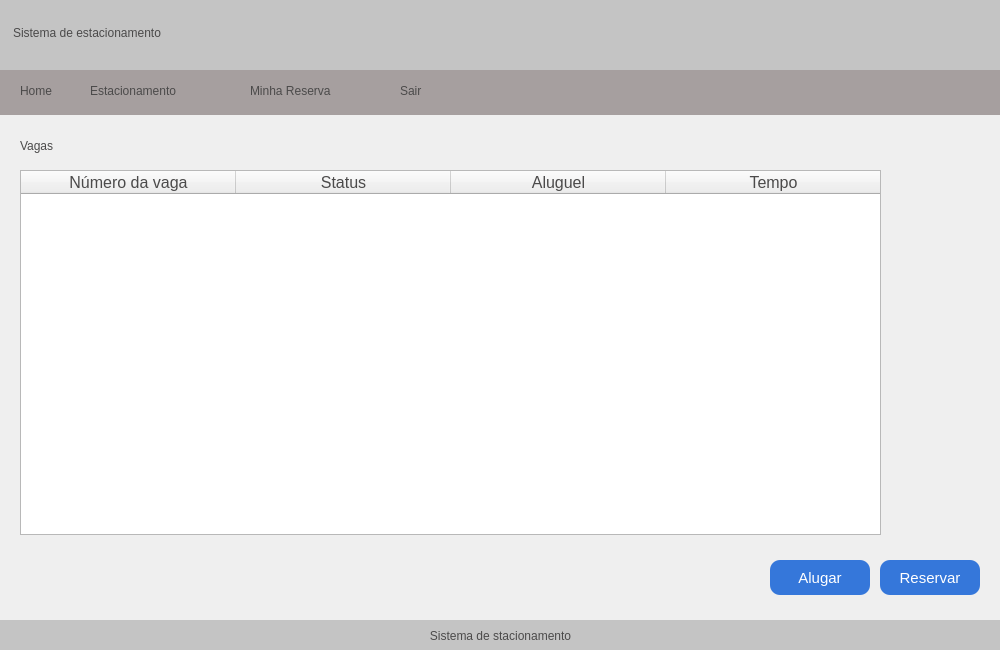
<?xml version="1.0" encoding="UTF-8"?>
<ui version="4.0">
 <class>VagasCliente</class>
 <widget class="QMainWindow" name="VagasCliente">
  <property name="geometry">
   <rect>
    <x>0</x>
    <y>0</y>
    <width>1000</width>
    <height>650</height>
   </rect>
  </property>
  <property name="minimumSize">
   <size>
    <width>1000</width>
    <height>650</height>
   </size>
  </property>
  <property name="maximumSize">
   <size>
    <width>1000</width>
    <height>650</height>
   </size>
  </property>
  <property name="windowTitle">
   <string>Sistema de estacionamento - Vagas</string>
  </property>
  <property name="windowIcon">
   <iconset>
    <normaloff>imagens/seguro-de-automovel.png</normaloff>imagens/seguro-de-automovel.png</iconset>
  </property>
  <widget class="QWidget" name="centralwidget">
   <widget class="QGroupBox" name="groupBox">
    <property name="geometry">
     <rect>
      <x>0</x>
      <y>70</y>
      <width>1001</width>
      <height>45</height>
     </rect>
    </property>
    <property name="styleSheet">
     <string notr="true">background-color: rgb(166, 159, 159);
padding-inline:10px;
border:none;</string>
    </property>
    <property name="title">
     <string/>
    </property>
    <widget class="QPushButton" name="btnHome">
     <property name="geometry">
      <rect>
       <x>20</x>
       <y>0</y>
       <width>81</width>
       <height>41</height>
      </rect>
     </property>
     <property name="cursor">
      <cursorShape>PointingHandCursor</cursorShape>
     </property>
     <property name="styleSheet">
      <string notr="true">color: rgb(75, 74, 74);
font: 14pt &quot;Segoe UI&quot;;
text-align: left;
padding-right:25px;</string>
     </property>
     <property name="text">
      <string>Home</string>
     </property>
    </widget>
    <widget class="QPushButton" name="btnEstacionamento">
     <property name="geometry">
      <rect>
       <x>90</x>
       <y>0</y>
       <width>156</width>
       <height>41</height>
      </rect>
     </property>
     <property name="cursor">
      <cursorShape>PointingHandCursor</cursorShape>
     </property>
     <property name="styleSheet">
      <string notr="true">color: rgb(75, 74, 74);
font: 14pt &quot;Segoe UI&quot;;
text-align: left;</string>
     </property>
     <property name="text">
      <string>Estacionamento</string>
     </property>
    </widget>
    <widget class="QPushButton" name="btnReservas">
     <property name="geometry">
      <rect>
       <x>250</x>
       <y>0</y>
       <width>166</width>
       <height>41</height>
      </rect>
     </property>
     <property name="cursor">
      <cursorShape>PointingHandCursor</cursorShape>
     </property>
     <property name="styleSheet">
      <string notr="true">color: rgb(75, 74, 74);
font: 14pt &quot;Segoe UI&quot;;
text-align: left;</string>
     </property>
     <property name="text">
      <string>Minha Reserva </string>
     </property>
    </widget>
    <widget class="QPushButton" name="btnSair">
     <property name="geometry">
      <rect>
       <x>400</x>
       <y>0</y>
       <width>75</width>
       <height>41</height>
      </rect>
     </property>
     <property name="cursor">
      <cursorShape>PointingHandCursor</cursorShape>
     </property>
     <property name="styleSheet">
      <string notr="true">color: rgb(75, 74, 74);
font: 14pt &quot;Segoe UI&quot;;
text-align: left;</string>
     </property>
     <property name="text">
      <string>Sair</string>
     </property>
    </widget>
   </widget>
   <widget class="QLabel" name="label">
    <property name="geometry">
     <rect>
      <x>0</x>
      <y>-5</y>
      <width>1001</width>
      <height>75</height>
     </rect>
    </property>
    <property name="styleSheet">
     <string notr="true">background-color: rgb(196, 196, 196);
color: rgb(75, 74, 74);
font: 24pt &quot;Segoe UI&quot;;
padding: 10px;
border:none;</string>
    </property>
    <property name="text">
     <string>Sistema de estacionamento</string>
    </property>
   </widget>
   <widget class="QLabel" name="label_2">
    <property name="geometry">
     <rect>
      <x>0</x>
      <y>620</y>
      <width>1001</width>
      <height>31</height>
     </rect>
    </property>
    <property name="styleSheet">
     <string notr="true">background-color: rgb(196, 196, 196);
color: rgb(75, 74, 74);
</string>
    </property>
    <property name="text">
     <string>Sistema de stacionamento</string>
    </property>
    <property name="alignment">
     <set>Qt::AlignCenter</set>
    </property>
   </widget>
   <widget class="QLabel" name="label_3">
    <property name="geometry">
     <rect>
      <x>20</x>
      <y>130</y>
      <width>151</width>
      <height>31</height>
     </rect>
    </property>
    <property name="styleSheet">
     <string notr="true">color: rgb(75, 74, 74);
font: 14pt &quot;Segoe UI&quot;;</string>
    </property>
    <property name="text">
     <string>Vagas</string>
    </property>
   </widget>
   <widget class="QTableWidget" name="tableVagas">
    <property name="geometry">
     <rect>
      <x>20</x>
      <y>170</y>
      <width>861</width>
      <height>365</height>
     </rect>
    </property>
    <property name="contextMenuPolicy">
     <enum>Qt::DefaultContextMenu</enum>
    </property>
    <property name="autoFillBackground">
     <bool>true</bool>
    </property>
    <property name="styleSheet">
     <string notr="true">color: rgb(75, 74, 74);</string>
    </property>
    <property name="inputMethodHints">
     <set>Qt::ImhNone</set>
    </property>
    <property name="horizontalScrollBarPolicy">
     <enum>Qt::ScrollBarAlwaysOff</enum>
    </property>
    <property name="sizeAdjustPolicy">
     <enum>QAbstractScrollArea::AdjustToContents</enum>
    </property>
    <property name="alternatingRowColors">
     <bool>true</bool>
    </property>
    <property name="showGrid">
     <bool>false</bool>
    </property>
    <property name="gridStyle">
     <enum>Qt::NoPen</enum>
    </property>
    <property name="wordWrap">
     <bool>true</bool>
    </property>
    <attribute name="horizontalHeaderCascadingSectionResizes">
     <bool>false</bool>
    </attribute>
    <attribute name="horizontalHeaderDefaultSectionSize">
     <number>215</number>
    </attribute>
    <column>
     <property name="text">
      <string>Número da vaga</string>
     </property>
     <property name="font">
      <font>
       <pointsize>12</pointsize>
      </font>
     </property>
    </column>
    <column>
     <property name="text">
      <string>Status</string>
     </property>
     <property name="font">
      <font>
       <pointsize>12</pointsize>
      </font>
     </property>
    </column>
    <column>
     <property name="text">
      <string>Aluguel</string>
     </property>
     <property name="font">
      <font>
       <pointsize>12</pointsize>
      </font>
     </property>
    </column>
    <column>
     <property name="text">
      <string>Tempo</string>
     </property>
     <property name="font">
      <font>
       <pointsize>12</pointsize>
      </font>
     </property>
    </column>
   </widget>
   <widget class="QPushButton" name="btnAlugar">
    <property name="geometry">
     <rect>
      <x>770</x>
      <y>560</y>
      <width>100</width>
      <height>35</height>
     </rect>
    </property>
    <property name="minimumSize">
     <size>
      <width>100</width>
      <height>35</height>
     </size>
    </property>
    <property name="maximumSize">
     <size>
      <width>100</width>
      <height>35</height>
     </size>
    </property>
    <property name="font">
     <font>
      <pointsize>11</pointsize>
     </font>
    </property>
    <property name="cursor">
     <cursorShape>PointingHandCursor</cursorShape>
    </property>
    <property name="styleSheet">
     <string notr="true">background-color: rgb(53, 119, 218);
color: rgb(255, 255, 255);
border: none;
border-radius:10px;</string>
    </property>
    <property name="text">
     <string>Alugar</string>
    </property>
   </widget>
   <widget class="QPushButton" name="btnReservar">
    <property name="geometry">
     <rect>
      <x>880</x>
      <y>560</y>
      <width>100</width>
      <height>35</height>
     </rect>
    </property>
    <property name="minimumSize">
     <size>
      <width>100</width>
      <height>35</height>
     </size>
    </property>
    <property name="maximumSize">
     <size>
      <width>100</width>
      <height>35</height>
     </size>
    </property>
    <property name="font">
     <font>
      <pointsize>11</pointsize>
     </font>
    </property>
    <property name="cursor">
     <cursorShape>PointingHandCursor</cursorShape>
    </property>
    <property name="styleSheet">
     <string notr="true">border: none;
border-radius:10px;
background-color: rgb(53, 119, 218);
color: rgb(255, 255, 255);</string>
    </property>
    <property name="text">
     <string>Reservar</string>
    </property>
   </widget>
  </widget>
  <widget class="QMenuBar" name="menubar">
   <property name="geometry">
    <rect>
     <x>0</x>
     <y>0</y>
     <width>1000</width>
     <height>22</height>
    </rect>
   </property>
  </widget>
 </widget>
 <resources/>
 <connections/>
</ui>
